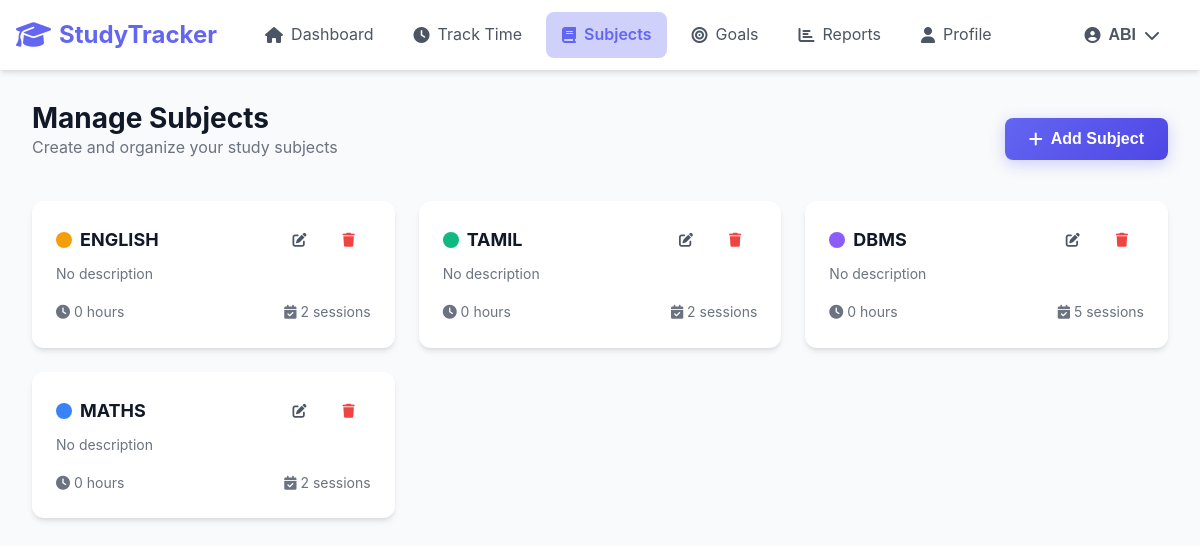
/subjects/ (signed in), run on the app's committed database.
### tracker/models.py (models this page shows, shortened)
class Subject(models.Model):
    user = models.ForeignKey(User, on_delete=models.CASCADE, related_name='subjects')
    name = models.CharField(max_length=100)
    color = models.CharField(max_length=7, default='#6366f1')  # Hex color code
    description = models.TextField(blank=True)
    created_at = models.DateTimeField(auto_now_add=True)
    updated_at = models.DateTimeField(auto_now=True)
    class Meta:
        ordering = ['name']
        unique_together = ['user', 'name']

### tracker/views.py (the view, shortened to what this page needs)
# urls.py: path('subjects/', views.subjects, name='subjects'),
@login_required
def subjects(request):
    subjects = Subject.objects.filter(user=request.user).annotate(
        total_hours=Sum('sessions__duration'),
        session_count=Count('sessions')
    )
    for subject in subjects:
        if subject.total_hours:
            subject.total_hours = round(subject.total_hours.total_seconds() / 3600, 1)
        else:
            subject.total_hours = 0
    context = {
        'user': request.user,
        'subjects': subjects,
    }
    return render(request, 'tracker/subjects.html', context)

### tracker/templates/tracker/subjects.html (shortened to what this page needs)
{% extends 'base.html' %}
{% load static %}
{% block content %}
<div class="container">
    <div class="d-flex justify-between align-center mb-4 animate-fadeInUp">
        <div>
            <h1 style="font-size: 1.75rem;">Manage Subjects</h1>
            <p style="color: var(--gray-500);">Create and organize your study subjects</p>
        </div>
        <button class="btn btn-primary" onclick="openModal('addSubjectModal')">
            <i class="fas fa-plus"></i>
            Add Subject
        </button>
    </div>
    <div class="grid grid-3 gap-3" id="subjectsGrid">
        {% for subject in subjects %}
        <div class="card animate-fadeInUp subject-card" data-id="{{ subject.id }}" style="position: relative;">
            <div class="card-body">
                <div class="d-flex justify-between align-center mb-2">
                    <div class="d-flex align-center gap-2">
                        <span class="subject-color" style="background: {{ subject.color }}; width: 16px; height: 16px; border-radius: 50%;"></span>
                        <h3 style="font-size: 1.125rem; margin: 0;">{{ subject.name }}</h3>
                    </div>
                    <div class="d-flex gap-1">
                        <button class="btn btn-sm btn-ghost" onclick="editSubject({{ subject.id }}, '{{ subject.name }}', '{{ subject.color }}')">
                            <i class="fas fa-edit"></i>
                        </button>
                        <button class="btn btn-sm btn-ghost" onclick="deleteSubject({{ subject.id }})" style="color: var(--error);">
                            <i class="fas fa-trash"></i>
                        </button>
                    </div>
                </div>
                <p style="color: var(--gray-500); font-size: 0.875rem; margin-bottom: 1rem;">
                    {{ subject.description|default:"No description" }}
                </p>
                <div class="d-flex justify-between" style="font-size: 0.875rem;">
                    <span style="color: var(--gray-500);">
                        <i class="fas fa-clock"></i> {{ subject.total_hours|default:0 }} hours
                    </span>
                    <span style="color: var(--gray-500);">
                        <i class="fas fa-calendar-check"></i> {{ subject.session_count|default:0 }} sessions
                    </span>
                </div>
            </div>
        </div>
        {% endfor %}
    </div>
</div>
{% endblock %}

### tracker/templates/base.html (shortened to what this page needs)
<!DOCTYPE html>
<html lang="en">
<head>
    <link rel="stylesheet" href="https://cdnjs.cloudflare.com/ajax/libs/font-awesome/6.4.0/css/all.min.css">
    <link rel="stylesheet" href="/static/css/base.css">
    <link rel="stylesheet" href="/static/css/animations.css">
    <link rel="stylesheet" href="/static/css/components.css">
</head>
<body>
    {% if user.is_authenticated %}
    <nav class="navbar">
        <div class="container">
            <div class="navbar-brand">
                <a href="{% url 'tracker:dashboard' %}" class="logo">
                    <i class="fas fa-graduation-cap"></i>
                    <span>StudyTracker</span>
                </a>
            </div>
            <div class="navbar-menu" id="navbarMenu">
                <div class="navbar-items">
                    <a href="{% url 'tracker:dashboard' %}" class="nav-item {% if request.resolver_match.url_name == 'dashboard' %}active{% endif %}">
                        <i class="fas fa-home"></i>
                        <span>Dashboard</span>
                    </a>
                    <a href="{% url 'tracker:session' %}" class="nav-item {% if request.resolver_match.url_name == 'session' %}active{% endif %}">
                        <i class="fas fa-clock"></i>
                        <span>Track Time</span>
                    </a>
                    <a href="{% url 'tracker:subjects' %}" class="nav-item {% if request.resolver_match.url_name == 'subjects' %}active{% endif %}">
                        <i class="fas fa-book"></i>
                        <span>Subjects</span>
                    </a>
                    <a href="{% url 'tracker:goals' %}" class="nav-item {% if request.resolver_match.url_name == 'goals' %}active{% endif %}">
                        <i class="fas fa-bullseye"></i>
                        <span>Goals</span>
                    </a>
                    <a href="{% url 'tracker:reports' %}" class="nav-item {% if request.resolver_match.url_name == 'reports' %}active{% endif %}">
                        <i class="fas fa-chart-bar"></i>
                        <span>Reports</span>
                    </a>
                    <a href="{% url 'tracker:profile' %}" class="nav-item {% if request.resolver_match.url_name == 'profile' %}active{% endif %}">
                        <i class="fas fa-user"></i>
                        <span>Profile</span>
                    </a>
                </div>
                <div class="navbar-actions">
                    <div class="dropdown">
                        <button class="btn btn-ghost dropdown-toggle" id="userMenu">
                            <i class="fas fa-user-circle"></i>
                            <span>{{ user.username }}</span>
                            <i class="fas fa-chevron-down"></i>
                        </button>
                    </div>
                </div>
            </div>
        </div>
    </nav>
    {% endif %}
    <main class="main-content">
        {% block content %}{% endblock %}
    </main>
</body>
</html>

### tracker/static/css/base.css (style rules this page uses)
:root { --primary-color: #6366f1; --primary-dark: #4f46e5; --primary-light: #818cf8; --primary-glow: rgba(99, 102, 241, 0.3); --secondary-color: #f59e0b; --secondary-dark: #d97706; --secondary-light: #fbbf24; --gray-50: #f9fafb; --gray-100: #f3f4f6; --gray-200: #e5e7eb; --gray-300: #d1d5db; --gray-400: #9ca3af; --gray-500: #6b7280; --gray-600: #4b5563; --gray-700: #374151; --gray-800: #1f2937; --gray-900: #111827; --success: #10b981; --warning: #f59e0b; --error: #ef4444; --info: #3b82f6; --bg-primary: #ffffff; --bg-secondary: #f9fafb; --bg-dark: #1f2937; --shadow-sm: 0 1px 2px 0 rgba(0, 0, 0, 0.05); --shadow-md: 0 4px 6px -1px rgba(0, 0, 0, 0.1), 0 2px 4px -1px rgba(0, 0, 0, 0.06); --shadow-lg: 0 10px 15px -3px rgba(0, 0, 0, 0.1), 0 4px 6px -2px rgba(0, 0, 0, 0.05); --shadow-xl: 0 20px 25px -5px rgba(0, 0, 0, 0.1), 0 10px 10px -5px rgba(0, 0, 0, 0.04); --transition-fast: 150ms ease; --transition-normal: 300ms ease; --transition-slow: 500ms ease; --radius-sm: 0.375rem; --radius-md: 0.5rem; --radius-lg: 0.75rem; --radius-xl: 1rem; --radius-full: 9999px; }
* { margin: 0; padding: 0; box-sizing: border-box; }
html { scroll-behavior: smooth; }
body { font-family: -apple-system, BlinkMacSystemFont, 'Segoe UI', Roboto, Oxygen, Ubuntu, Cantarell, sans-serif; line-height: 1.6; color: var(--gray-800); background-color: var(--bg-secondary); min-height: 100vh; }
h1, h2, h3, h4, h5, h6 { font-weight: 700; line-height: 1.2; color: var(--gray-900); }
h1 { font-size: 2.5rem; }
h3 { font-size: 1.5rem; }
p { margin-bottom: 1rem; }
a { color: var(--primary-color); text-decoration: none; transition: color var(--transition-fast); }
.container { width: 100%; max-width: 1200px; margin: 0 auto; padding: 0 1rem; }
.btn { display: inline-flex; align-items: center; justify-content: center; padding: 0.75rem 1.5rem; font-size: 1rem; font-weight: 600; border-radius: var(--radius-md); border: none; cursor: pointer; transition: all var(--transition-normal); text-decoration: none; gap: 0.5rem; }
.btn-primary { background: linear-gradient(135deg, var(--primary-color), var(--primary-dark)); color: white; box-shadow: 0 4px 15px var(--primary-glow); }
.btn-ghost { background: transparent; color: var(--gray-600); }
.btn-sm { padding: 0.5rem 1rem; font-size: 0.875rem; }
.card { background: var(--bg-primary); border-radius: var(--radius-lg); box-shadow: var(--shadow-md); padding: 1.5rem; transition: all var(--transition-normal); }
.card-body { color: var(--gray-600); }
.mb-2 { margin-bottom: 0.5rem; }
.mb-4 { margin-bottom: 1.5rem; }
.d-flex { display: flex; }
.align-center { align-items: center; }
.justify-between { justify-content: space-between; }
.gap-1 { gap: 0.25rem; }
.gap-2 { gap: 0.5rem; }
.gap-3 { gap: 1rem; }
.grid { display: grid; gap: 1.5rem; }
.grid-3 { grid-template-columns: repeat(3, 1fr); }

### tracker/static/css/animations.css (style rules this page uses)
.animate-fadeInUp { animation: fadeInUp var(--transition-normal) ease-out; }
.card-entrance { opacity: 0; animation: fadeInUp 0.6s ease-out forwards; }
.card-entrance:nth-child(1) { animation-delay: 0.1s; }
.card-entrance:nth-child(2) { animation-delay: 0.2s; }
.card-entrance:nth-child(3) { animation-delay: 0.3s; }
.card-entrance:nth-child(4) { animation-delay: 0.4s; }

### tracker/static/css/components.css (style rules this page uses)
.navbar { background: var(--bg-primary); box-shadow: var(--shadow-md); position: sticky; top: 0; z-index: 1000; animation: fadeInDown 0.3s ease-out; }
.navbar .container { display: flex; align-items: center; justify-content: space-between; padding: 0.75rem 1rem; }
.navbar-brand .logo { display: flex; align-items: center; gap: 0.5rem; font-size: 1.5rem; font-weight: 700; color: var(--primary-color); text-decoration: none; }
.navbar-brand .logo i { font-size: 1.75rem; animation: float 3s ease-in-out infinite; }
.navbar-menu { display: flex; align-items: center; justify-content: space-between; flex: 1; margin-left: 2rem; }
.navbar-items { display: flex; align-items: center; gap: 0.5rem; }
.nav-item { display: flex; align-items: center; gap: 0.5rem; padding: 0.625rem 1rem; color: var(--gray-600); border-radius: var(--radius-md); transition: all var(--transition-fast); text-decoration: none; }
.nav-item.active { background: var(--primary-glow); color: var(--primary-color); font-weight: 600; }
.navbar-actions { display: flex; align-items: center; gap: 1rem; }
.dropdown { position: relative; }
.dropdown-toggle { display: flex; align-items: center; gap: 0.5rem; }
.main-content { min-height: calc(100vh - 70px); padding: 2rem 1rem; }
.subject-color { width: 12px; height: 12px; border-radius: 50%; }

### data on the page
Subject: name "ENGLISH", description "No description", total_hours "0", session_count "2"
Subject: name "TAMIL", description "No description", total_hours "0", session_count "2"
Subject: name "DBMS", description "No description", total_hours "0", session_count "5"
Subject: name "MATHS", description "No description", total_hours "0", session_count "2"

### other printed values
{{ user.username }} "ABI"
